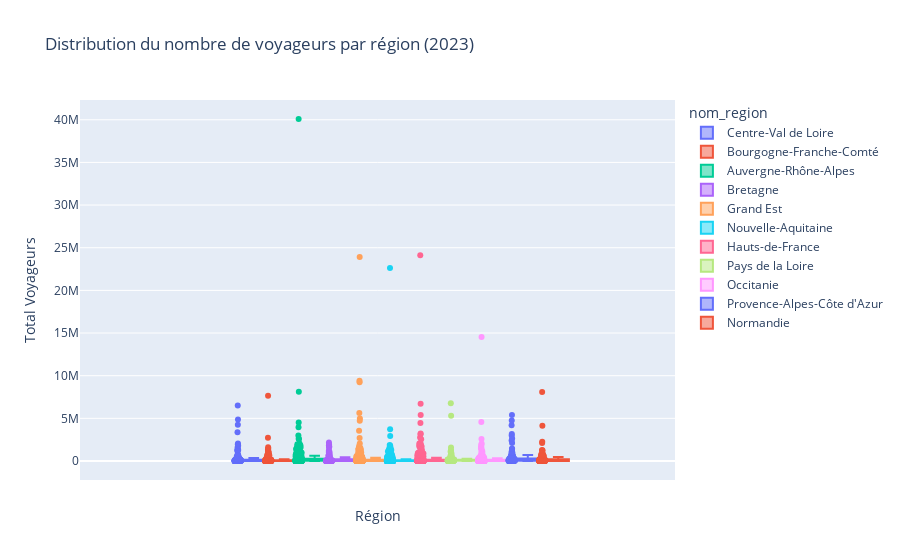

Here is the notebook cell this chart was saved with:
### Markdown cell above
## BONUS Simples visualisations

### Code cell
fig = px.box(
    gares_communes[(gares_communes["Année"] == "2023") & (gares_communes["nom_region"] != "Île-de-France")],
    y="Total Voyageurs",
    color="nom_region",
    points="all",
    hover_data=["libelle", "nom_commune"],
    title="Distribution du nombre de voyageurs par région (2023)"
)
fig.update_layout(yaxis_title="Total Voyageurs", xaxis_title="Région")
fig.show()

### Figure 1 — Plotly figure (JSON) as saved in the notebook; plotly's stock layout.template omitted (floating-point values rounded to 4 significant figures; data arrays with more than 128 entries replaced by an {"elided": "..."} marker saying what was removed)
{"data": [{"alignmentgroup": "True", "boxpoints": "all", "customdata": {"elided": "160x2 str values"}, "hovertemplate": "nom_region=Centre-Val de Loire<br>Total Voyageurs=%{y}<br>libelle=%{customdata[0]}<br>nom_commune=%{customdata[1]}<extra></extra>", "legendgroup": "Centre-Val de Loire", "marker": {"color": "#636efa"}, "name": "Centre-Val de Loire", "notched": false, "offsetgroup": "Centre-Val de Loire", "orientation": "v", "showlegend": true, "type": "box", "x0": " ", "xaxis": "x", "y": {"elided": "160 int values"}, "y0": " ", "yaxis": "y"}, {"alignmentgroup": "True", "boxpoints": "all", "customdata": {"elided": "195x2 str values"}, "hovertemplate": "nom_region=Bourgogne-Franche-Comté<br>Total Voyageurs=%{y}<br>libelle=%{customdata[0]}<br>nom_commune=%{customdata[1]}<extra></extra>", "legendgroup": "Bourgogne-Franche-Comté", "marker": {"color": "#EF553B"}, "name": "Bourgogne-Franche-Comté", "notched": false, "offsetgroup": "Bourgogne-Franche-Comté", "orientation": "v", "showlegend": true, "type": "box", "x0": " ", "xaxis": "x", "y": {"elided": "195 int values"}, "y0": " ", "yaxis": "y"}, {"alignmentgroup": "True", "boxpoints": "all", "customdata": {"elided": "328x2 str values"}, "hovertemplate": "nom_region=Auvergne-Rhône-Alpes<br>Total Voyageurs=%{y}<br>libelle=%{customdata[0]}<br>nom_commune=%{customdata[1]}<extra></extra>", "legendgroup": "Auvergne-Rhône-Alpes", "marker": {"color": "#00cc96"}, "name": "Auvergne-Rhône-Alpes", "notched": false, "offsetgroup": "Auvergne-Rhône-Alpes", "orientation": "v", "showlegend": true, "type": "box", "x0": " ", "xaxis": "x", "y": {"elided": "328 int values"}, "y0": " ", "yaxis": "y"}, {"alignmentgroup": "True", "boxpoints": "all", "customdata": {"elided": "119x2 str values"}, "hovertemplate": "nom_region=Bretagne<br>Total Voyageurs=%{y}<br>libelle=%{customdata[0]}<br>nom_commune=%{customdata[1]}<extra></extra>", "legendgroup": "Bretagne", "marker": {"color": "#ab63fa"}, "name": "Bretagne", "notched": false, "offsetgroup": "Bretagne", "orientation": "v", "showlegend": true, "type": "box", "x0": " ", "xaxis": "x", "y": [60286, 203798, 12430, 7798, 1619395, 446178, 668255, 1155, 193883, 19088, 12782, 15066, 228627, 182461, 52387, 14874, 85333, 272283, 3913, 219152, 820551, 33563, 2169, 2170614, 984, 11929, 45305, 1372, 328539, 22496, 1258333, 71398, 24166, 10191, 3442, 75349, 65156, 11032, 17468, 1094295, 1910564, 545, 17901, 4247, 11031, 84923, 139301, 1834483, 3750, 26072, 6703, 63836, 30090, 2916, 29110, 157, 10965, 173915, 3344, 45895, 333348, 104172, 77853, 13427, 1050571, 897, 13206, 83504, 946, 285601, 1338, 225533, 18555, 243, 82209, 26313, 15, 382957, 3660, 433613, 6239, 1360, 78469, 720, 1037287, 5285, 605945, 724, 5931, 20078, 303522, 90785, 1813, 3068, 49527, 3413, 21534, 320096, 21884, 16489, 88192, 86, 3544, 34501, 41523, 817055, 87366, 928, 65660, 93491, 1703866, 908, 586031, 41628, 8888, 628424, 1142, 253271, 44859], "y0": " ", "yaxis": "y"}, {"alignmentgroup": "True", "boxpoints": "all", "customdata": {"elided": "379x2 str values"}, "hovertemplate": "nom_region=Grand Est<br>Total Voyageurs=%{y}<br>libelle=%{customdata[0]}<br>nom_commune=%{customdata[1]}<extra></extra>", "legendgroup": "Grand Est", "marker": {"color": "#FFA15A"}, "name": "Grand Est", "notched": false, "offsetgroup": "Grand Est", "orientation": "v", "showlegend": true, "type": "box", "x0": " ", "xaxis": "x", "y": {"elided": "379 int values"}, "y0": " ", "yaxis": "y"}, {"alignmentgroup": "True", "boxpoints": "all", "customdata": {"elided": "323x2 str values"}, "hovertemplate": "nom_region=Nouvelle-Aquitaine<br>Total Voyageurs=%{y}<br>libelle=%{customdata[0]}<br>nom_commune=%{customdata[1]}<extra></extra>", "legendgroup": "Nouvelle-Aquitaine", "marker": {"color": "#19d3f3"}, "name": "Nouvelle-Aquitaine", "notched": false, "offsetgroup": "Nouvelle-Aquitaine", "orientation": "v", "showlegend": true, "type": "box", "x0": " ", "xaxis": "x", "y": {"elided": "323 int values"}, "y0": " ", "yaxis": "y"}, {"alignmentgroup": "True", "boxpoints": "all", "customdata": {"elided": "345x2 str values"}, "hovertemplate": "nom_region=Hauts-de-France<br>Total Voyageurs=%{y}<br>libelle=%{customdata[0]}<br>nom_commune=%{customdata[1]}<extra></extra>", "legendgroup": "Hauts-de-France", "marker": {"color": "#FF6692"}, "name": "Hauts-de-France", "notched": false, "offsetgroup": "Hauts-de-France", "orientation": "v", "showlegend": true, "type": "box", "x0": " ", "xaxis": "x", "y": {"elided": "345 int values"}, "y0": " ", "yaxis": "y"}, {"alignmentgroup": "True", "boxpoints": "all", "customdata": {"elided": "131x2 str values"}, "hovertemplate": "nom_region=Pays de la Loire<br>Total Voyageurs=%{y}<br>libelle=%{customdata[0]}<br>nom_commune=%{customdata[1]}<extra></extra>", "legendgroup": "Pays de la Loire", "marker": {"color": "#B6E880"}, "name": "Pays de la Loire", "notched": false, "offsetgroup": "Pays de la Loire", "orientation": "v", "showlegend": true, "type": "box", "x0": " ", "xaxis": "x", "y": {"elided": "131 int values"}, "y0": " ", "yaxis": "y"}, {"alignmentgroup": "True", "boxpoints": "all", "customdata": {"elided": "267x2 str values"}, "hovertemplate": "nom_region=Occitanie<br>Total Voyageurs=%{y}<br>libelle=%{customdata[0]}<br>nom_commune=%{customdata[1]}<extra></extra>", "legendgroup": "Occitanie", "marker": {"color": "#FF97FF"}, "name": "Occitanie", "notched": false, "offsetgroup": "Occitanie", "orientation": "v", "showlegend": true, "type": "box", "x0": " ", "xaxis": "x", "y": {"elided": "267 int values"}, "y0": " ", "yaxis": "y"}, {"alignmentgroup": "True", "boxpoints": "all", "customdata": {"elided": "141x2 str values"}, "hovertemplate": "nom_region=Provence-Alpes-Côte d'Azur<br>Total Voyageurs=%{y}<br>libelle=%{customdata[0]}<br>nom_commune=%{customdata[1]}<extra></extra>", "legendgroup": "Provence-Alpes-Côte d'Azur", "marker": {"color": "#636efa"}, "name": "Provence-Alpes-Côte d'Azur", "notched": false, "offsetgroup": "Provence-Alpes-Côte d'Azur", "orientation": "v", "showlegend": true, "type": "box", "x0": " ", "xaxis": "x", "y": {"elided": "141 int values"}, "y0": " ", "yaxis": "y"}, {"alignmentgroup": "True", "boxpoints": "all", "customdata": {"elided": "117x2 str values"}, "hovertemplate": "nom_region=Normandie<br>Total Voyageurs=%{y}<br>libelle=%{customdata[0]}<br>nom_commune=%{customdata[1]}<extra></extra>", "legendgroup": "Normandie", "marker": {"color": "#EF553B"}, "name": "Normandie", "notched": false, "offsetgroup": "Normandie", "orientation": "v", "showlegend": true, "type": "box", "x0": " ", "xaxis": "x", "y": [25120, 112813, 188511, 8094665, 82527, 25890, 212546, 628056, 4, 1710, 700985, 19170, 454996, 4890, 169331, 0, 1188814, 11644, 0, 0, 37046, 2906, 74753, 8618, 2996, 29542, 7975, 15045, 170616, 155659, 4321, 0, 17196, 24930, 73535, 1276683, 627707, 455836, 101808, 42160, 126931, 0, 1, 616334, 50180, 268199, 34388, 309207, 0, 20960, 128908, 211111, 302280, 0, 14614, 36718, 19532, 7969, 2116610, 8303, 8730, 792793, 17385, 1243858, 24342, 383021, 867558, 633271, 103822, 7705, 604818, 4134926, 5271, 444175, 31117, 275079, 58545, 31008, 212798, 5169, 225679, 0, 356499, 100942, 233066, 0, 769085, 270670, 33855, 74754, 280, 9017, 0, 44231, 15218, 57305, 8097, 30901, 0, 11470, 15119, 0, 18298, 5262, 19637, 1569, 375, 123542, 91220, 1540, 69745, 205329, 32487, 326, 143454, 2263949, 7083], "y0": " ", "yaxis": "y"}], "layout": {"boxmode": "group", "legend": {"title": {"text": "nom_region"}, "tracegroupgap": 0}, "title": {"text": "Distribution du nombre de voyageurs par région (2023)"}, "xaxis": {"anchor": "y", "domain": [0, 1], "title": {"text": "Région"}}, "yaxis": {"anchor": "x", "domain": [0, 1], "title": {"text": "Total Voyageurs"}}}}
